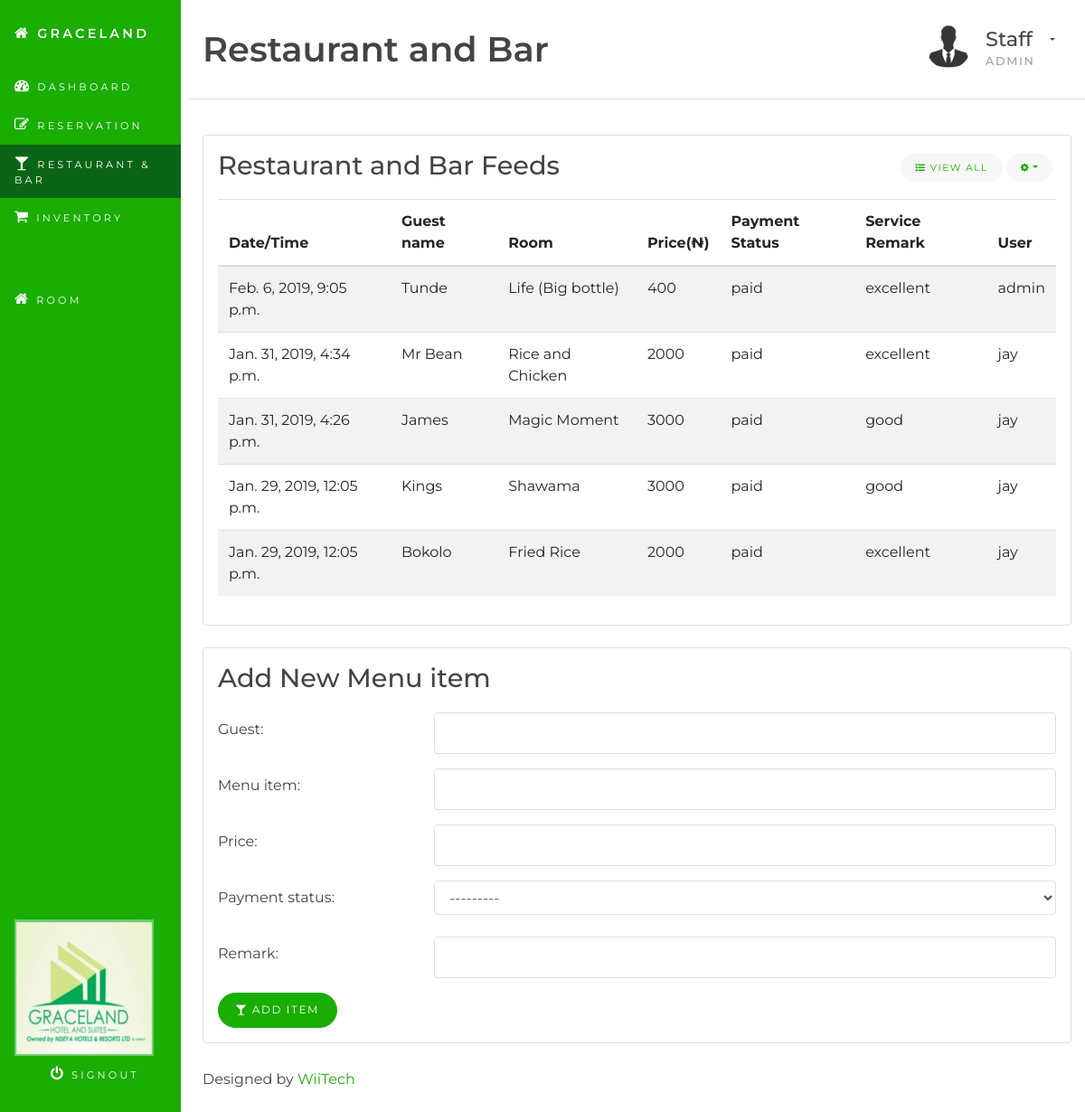
The page /restandbar/ (signed in) on the database its author committed.
### hms/models.py (models this page shows, shortened)
class Restandbar(models.Model):
    PAYMENT_CHOICES = (
        ('paid', 'Paid'),
        ('pending', 'Pending'),
    )
    time = models.DateTimeField(auto_now_add=True)
    guest = models.CharField(max_length=100)
    menu_item = models.CharField(max_length=100)
    price = models.IntegerField()
    payment_status = models.CharField(max_length=20, choices=PAYMENT_CHOICES)
    remark = models.CharField(max_length=100)
    user = models.ForeignKey(User, on_delete=models.CASCADE)
    class Meta:
        ordering = ('-time',)

### hms/views.py (the view, shortened to what this page needs)
# urls.py: path('restandbar/', views.restandbar, name='restandbar'),
@login_required
def restandbar(request):
    latest_restandbar = Restandbar.objects.all()[:5]
    form = RestandbarForm()
    context = {
        'section': 'restandbar',
        'form': form,
        'latest_restandbars': latest_restandbar,
    }
    return render(request, 'hms/restandbar.html', context)

### hms/forms.py
class RestandbarForm(forms.ModelForm):
    class Meta:
        model = Restandbar
        exclude = ('time', 'user')
    def __init__(self, *args, **kwargs):
        super(RestandbarForm, self).__init__(*args, **kwargs)
        for fname, f in self.fields.items():
            f.widget.attrs['class'] = 'form-control'

### hms/templates/hms/restandbar.html (shortened to what this page needs)
{% extends 'base.html' %}
{% block content %}
<div class="container-fluid" id="wrapper">
	<div class="row">
		<main class="col-xs-12 col-sm-8 col-lg-9 col-xl-10 pt-3 pl-4 ml-auto">
			{% include 'hms/restandbar/restandbar_head.html' %}
			<section class="row">
				<div class="col-sm-12">
					{% include 'hms/restandbar/restandbar_display.html' %}
					{% include 'hms/restandbar/restandbar_form.html' %}
					{% include 'hms/footer.html' %}
				</div>
			</section>
		</main>
	</div>
</div>
{% endblock content %}

### hms/templates/hms/restandbar/restandbar_head.html (shortened to what this page needs)
<header class="page-header row justify-center">
    <div class="col-md-6 col-lg-8" >
        <h1 class="float-left text-center text-md-left">Restaurant and Bar</h1>
    </div>
    <div class="dropdown user-dropdown col-md-6 col-lg-4 text-center text-md-right"><a class="btn btn-stripped dropdown-toggle" href="#" id="dropdownMenuLink" data-toggle="dropdown" aria-haspopup="true" aria-expanded="false">
        <img src="../static/images/profile-pic.jpg" alt="profile photo" class="circle float-left profile-photo" width="50" height="auto">
        <div class="username mt-1">
            <h4 class="mb-1">Staff</h4>
            <h6 class="text-muted">{{ request.user }}</h6>
        </div>
        </a>
    </div>
</header>

### hms/templates/hms/restandbar/restandbar_display.html (shortened to what this page needs)
<section class="row">
    <div class="col-md-12 col-lg-12">
        <div class="card mb-4">
            <div class="card-block">
                <h3 class="card-title">Restaurant and Bar Feeds</h3>
                <div class="dropdown card-title-btn-container">
                    <button class="btn btn-sm btn-subtle" type="button"><em class="fa fa-list-ul"></em> View All</button>
                    <button class="btn btn-sm btn-subtle dropdown-toggle" type="button" data-toggle="dropdown" aria-haspopup="true" aria-expanded="false"><em class="fa fa-cog"></em></button>
                </div>
                <div class="table-responsive">
                    <table class="table table-striped">
                        <thead>
                            <tr>
                                <th>Date/Time</th>
                                <th>Guest name</th>
                                <th>Room</th>
                                <th>Price(&#8358)</th>
                                <th>Payment Status</th>
                                <th>Service Remark</th>
                                <th>User</th>
                            </tr>
                        </thead>
                        <tbody>
                            {% for restandbar in latest_restandbars %}
                                <tr>
                                    <td>{{ restandbar.time }}</td>
                                    <td>{{ restandbar.guest }}</td>
                                    <td>{{ restandbar.menu_item }}</td>
                                    <td>{{ restandbar.price }}</td>
                                    <td>{{ restandbar.payment_status }}</td>
                                    <td>{{ restandbar.remark }}</td>
                                    <td>{{ restandbar.user }}</td>
                                </tr>
                            {% endfor %}
                        </tbody>
                    </table>
                </div>
            </div>
        </div>
    </div>
</section>

### hms/static/css/style.css (style rules this page uses)
body { background-color: #ffffff; font-family: "Montserrat", "Helvetica Neue", Helvetica, Arial, sans-serif; font-size: 1rem; color: #444444; }
h1, h2 { font-family: "Montserrat", "Helvetica Neue", Helvetica, Arial, sans-serif; padding-bottom: 1.2rem; border-bottom: 1px solid #dfdfdf; }
h3, h4, h5, h6 { font-family: "Montserrat", "Helvetica Neue", Helvetica, Arial, sans-serif; }
a, a:visited { color: #1aad02; }
h1 { font-family: "Montserrat", "Helvetica Neue", Helvetica, Arial, sans-serif; font-size: 2.4rem; font-weight: 600; }
h3 { font-family: "Montserrat", "Helvetica Neue", Helvetica, Arial, sans-serif; font-size: 1.8rem; font-weight: 500; }
h4 { font-family: "Montserrat", "Helvetica Neue", Helvetica, Arial, sans-serif; font-size: 1.4rem; font-weight: 500; }
h6 { font-family: "Montserrat", "Helvetica Neue", Helvetica, Arial, sans-serif; font-size: .8rem; letter-spacing: .1rem; font-weight: 500; text-transform: uppercase; }
.justify-center { display: flex; align-items: center; justify-content: center; }
.text-muted { color: #a0a0a0 !important; }
.circle { border-radius: 499rem; }
.btn { border-radius: 499rem; text-transform: uppercase; letter-spacing: .1rem; font-size: .75rem; padding: .6rem 1.15rem; cursor: pointer; }
.btn-sm { font-size: .65rem; padding: .5rem 1rem; }
.btn-subtle { border: none; background: #f7f7f7; color: #1aad02; -webkit-appearance: none; cursor: pointer; }
.btn-stripped { border: none; background: none !important; color: #444444 !important; -webkit-appearance: none; cursor: pointer; }
.dropdown a { color: #444444; }
.card { background-color: #ffffff; border: 1px solid #dfdfdf; }
.card-block { padding: 1rem; }
.card-title { padding-bottom: .25rem; margin-bottom: 1rem; }
.card-title-btn-container { position: absolute; top: 1.25rem; right: 1.25rem; list-style: none; }
.page-header { font-family: "Montserrat", "Helvetica Neue", Helvetica, Arial, sans-serif; margin-top: 0rem; margin-bottom: 2.4rem; padding-bottom: 1rem; border-bottom: 1px solid #dfdfdf; height: auto; }
.page-header h1 { display: inline; border: none; padding: 0; margin-top: 0; margin-bottom: 0; width: 100%; }
.profile-photo { border-radius: 499rem; float: left; }
.username { float: left; text-align: left; margin: 0 0 0 1rem; }
.username h1, .username h2, .username h3, .username h4 { margin-bottom: 0; text-transform: none !important; letter-spacing: 0 !important; }
.user-dropdown .dropdown-toggle::after { margin-top: 1rem; margin-left: 1rem; }
.form-control { border: 1px solid #dfdfdf; background-color: #ffffff; box-shadow: none; }
input.form-control { height: 46px; }
table, td, tr, th, thead { border-color: #dfdfdf !important; }

### hms/static/css/main.css (style rules this page uses)
main input { border: 1px solid #1aad02; border-radius: .25rem; }

### rows shown on the page
Restandbar: time "Feb. 6, 2019, 9:05 p.m.", guest "Tunde", menu_item "Life (Big bottle)", price "400", payment_status "paid", remark "excellent", user "admin"
Restandbar: time "Jan. 31, 2019, 4:34 p.m.", guest "Mr Bean", menu_item "Rice and Chicken", price "2000", payment_status "paid", remark "excellent", user "jay"
Restandbar: time "Jan. 31, 2019, 4:26 p.m.", guest "James", menu_item "Magic Moment", price "3000", payment_status "paid", remark "good", user "jay"
Restandbar: time "Jan. 29, 2019, 12:05 p.m.", guest "Kings", menu_item "Shawama", price "3000", payment_status "paid", remark "good", user "jay"
Restandbar: time "Jan. 29, 2019, 12:05 p.m.", guest "Bokolo", menu_item "Fried Rice", price "2000", payment_status "paid", remark "excellent", user "jay"

### other values the page prints
{{ request.user }} "ADMIN"
{{ field.label_tag }} "Guest:" "Menu item:" "Price:" "Payment status:" "Remark:"
